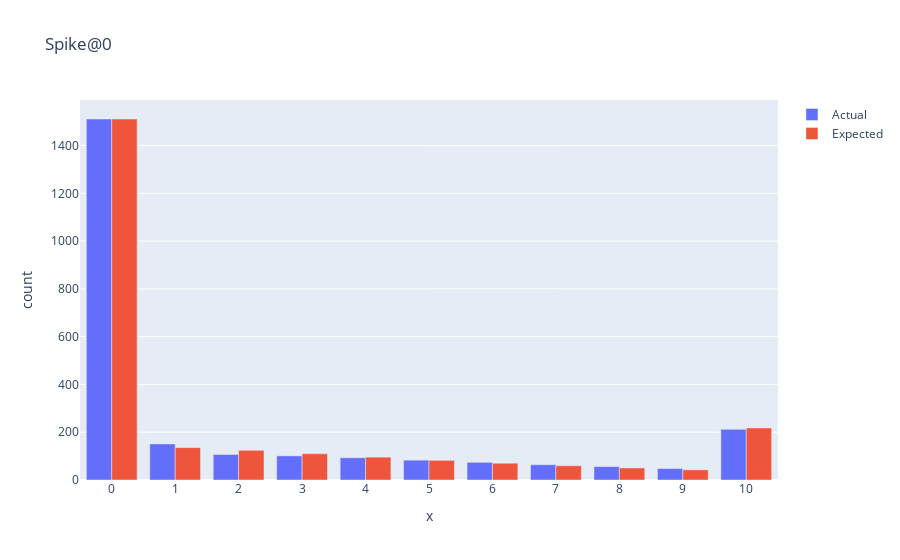

The code cell stored with this chart in its notebook:
### Code cell
fig = go.Figure(data=[
    go.Bar(name='Actual', x=df.X, y=df.N_x),
    go.Bar(name='Expected', x=df.X, y=forecast(df.X,df.N_x,1, 0))
])

fig.update_layout(title='Spike@0',
                  xaxis_title='x',
                  yaxis_title='count',
                 annotations=[
                    
                      ],
                  xaxis = dict(
                        tickmode = 'linear',
                        tick0 = 0,
                        dtick = 1
                        )
                 )

# Change the bar mode
fig.update_layout(barmode='group')

fig.show()

### Figure 1 — Plotly figure (JSON) as saved in the notebook; plotly's stock layout.template omitted (floating-point values rounded to 4 significant figures)
{"data": [{"name": "Actual", "type": "bar", "x": [0, 1, 2, 3, 4, 5, 6, 7, 8, 9, 10], "y": [1511, 151, 107, 101, 93, 83, 74, 64, 56, 48, 212]}, {"name": "Expected", "type": "bar", "x": [0, 1, 2, 3, 4, 5, 6, 7, 8, 9, 10], "y": [1511.0, 135.6, 124.3, 110.0, 95.63, 82.27, 70.26, 59.69, 50.51, 42.61, 218.1]}], "layout": {"autosize": true, "barmode": "group", "title": {"text": "Spike@0"}, "xaxis": {"autorange": true, "dtick": 1, "range": [-0.5, 10.5], "tick0": 0, "tickmode": "linear", "title": {"text": "x"}, "type": "linear"}, "yaxis": {"autorange": true, "range": [0, 1591.0], "title": {"text": "count"}, "type": "linear"}}}
